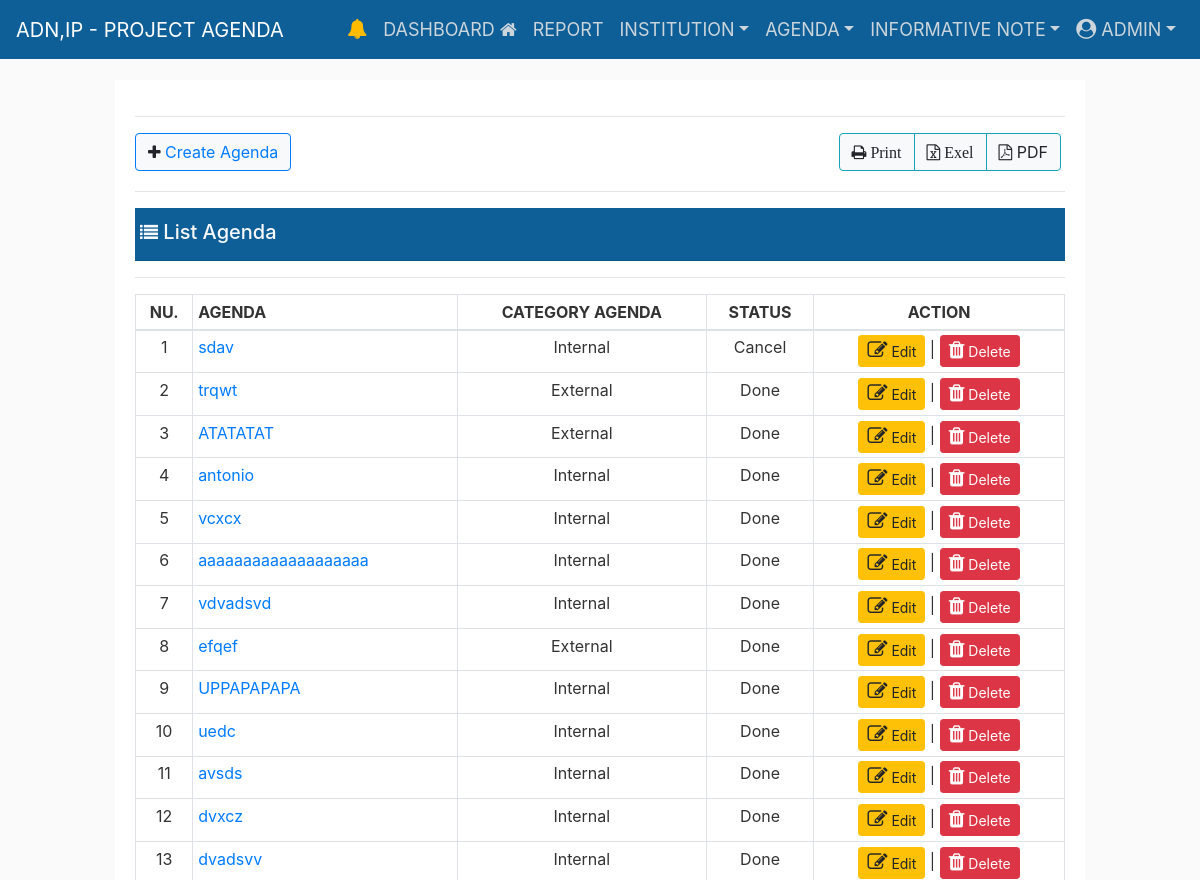
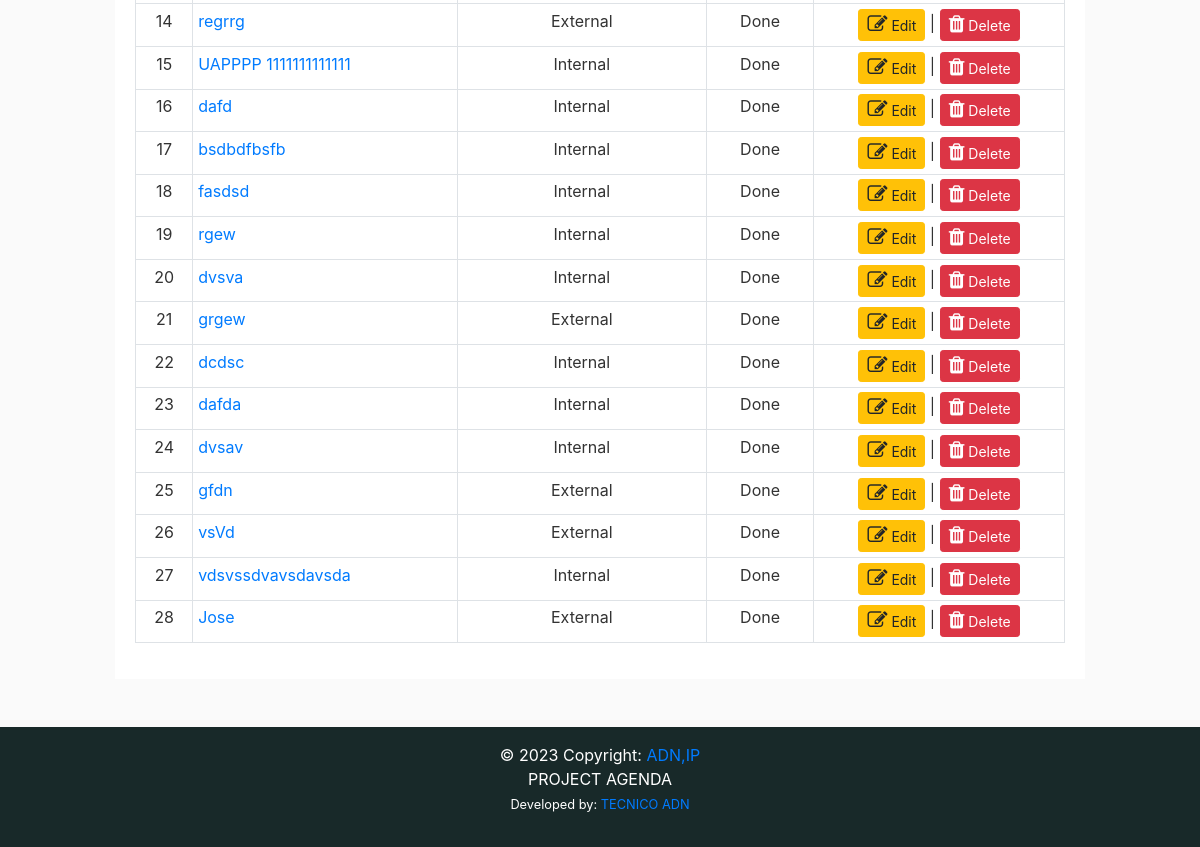
The app's page /agenda/ (signed in), older data (2 pictures, top to bottom).
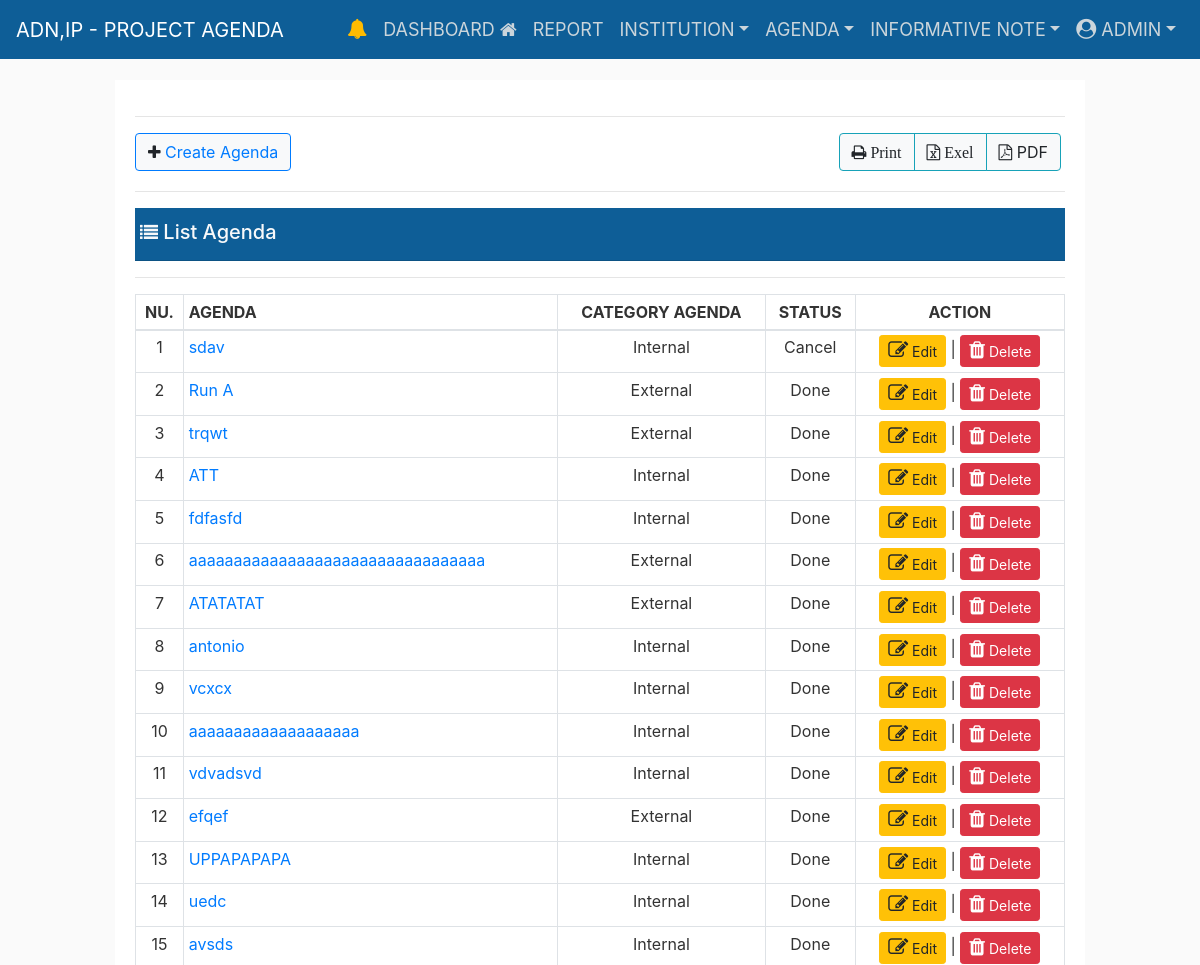
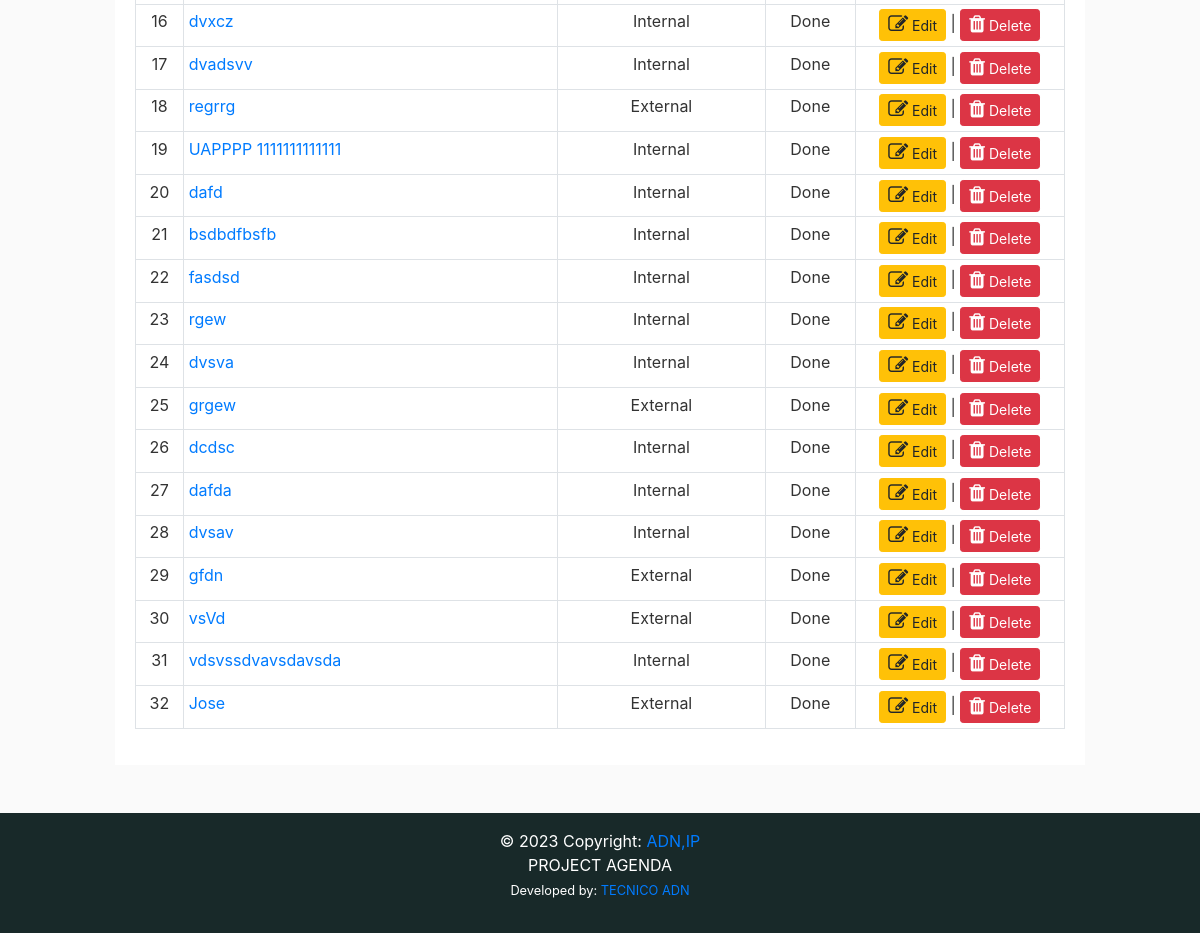
The same page, newer data (2 pictures, top to bottom).
### eventapps/authentication/models.py (models this page shows)
class User(AbstractUser):
    is_dei = models.BooleanField(default=False, verbose_name='Director')
    is_adj = models.BooleanField(default=False, verbose_name='Adjunto')
    is_uga = models.BooleanField(default=False, verbose_name='UGA')
    is_uap = models.BooleanField(default=False, verbose_name='UAP')
    is_ucvq = models.BooleanField(default=False, verbose_name='UCVQ')
    is_uedc = models.BooleanField(default=False, verbose_name='UEDC')
    is_secretary = models.BooleanField(
        default=False, verbose_name='SECRETARY')
    is_media = models.BooleanField(default=False, verbose_name='MEDIA')

### eventapps/event/models.py (models this page shows, shortened)
class Agenda(models.Model):
    user = models.ForeignKey(
        User, on_delete=models.CASCADE, related_name="agenda")
    title = models.CharField(
        max_length=255, unique=True, verbose_name='Agenda')
    title_slug = models.SlugField(
        max_length=255, null=False, unique=True, verbose_name='Title-Slug')
    catagenda = models.ForeignKey(
        CatAgenda, on_delete=models.CASCADE, related_name="agenda", verbose_name="Category Agenda")
    institution = models.ForeignKey(
        Institution, on_delete=models.CASCADE, related_name="agenda", verbose_name="Institution")
    start_time = models.DateTimeField()
    end_time = models.DateTimeField()
    location = models.CharField(max_length=255, null=False, blank=True)
    observation = models.TextField(null=False, blank=True)
    is_cancel = models.BooleanField(default=False)
    is_active = models.BooleanField(default=True)
    STATUS = (
        ('Pending', 'Pending'),
        ('Read', 'Read'),
    )
    status = models.CharField(max_length=20, choices=STATUS)
    created_at = models.DateTimeField(auto_now_add=True)
    updated_at = models.DateTimeField(auto_now=True)
    class Meta:
        verbose_name_plural = ("Agenda")
        ordering = ('-start_time', )

class CatAgenda(models.Model):
    name_category = models.CharField(
        max_length=200, unique=True, verbose_name='Category Agenda')
    class Meta:
        verbose_name_plural = ("Category Agenda")
    def __str__(self):
        return str(self.name_category)

### eventapps/event/views.py (the view)
# urls.py: path('agenda/', views.agenda_list, name='agenda_list'),
@login_required(login_url="/login/")
def agenda_list(request):
    context = {
    }
    return render(request, 'event/agenda_list.html', context)

### eventapps/templates/event/agenda_list.html (shortened to what this page needs)
{% extends "layouts/base.html" %}
{% load static %}
{% block content %}
<div class="row d-flex justify-content-center ">
    <div class="col-sm-12">
        <div class="border-info shadow-lg bg-white">
            <div class="card-body">
                <hr />
                <div class="row mr-1 mt-1">
                    <div class="col-sm-6 pb-1">
                        {% if user.is_authenticated %}
                        <button type="button" class="btn btn-light border border-primary">
                            <span class="fa fa-plus"></span><a class="text-primary" href="{% url 'agenda_add' %}"
                                role="button">
                                Create Agenda</a>
                        </button>
                        {% endif %}
                    </div>
                    <div class="col-sm-6">
                        <div class="row flex-row-reverse">
                            <div class="btn-group">
                                <button type="button" class="btn btn-light border border-info"><span
                                        class="fa fa-print"> Print</button>
                                <button type="button" class="btn btn-light border border-info"><span
                                        class="fa fa-file-excel-o"> Exel</button>
                                <button type="button" class="btn btn-light border border-info"><span
                                        class="fa fa-file-pdf-o"></span> PDF</button>
                            </div>
                        </div>
                    </div>
                </div>
                <hr />
                <div class="card-header bg-card pb-2 mt-2 d-flex justify-content-between">
                    <div class="row flex-row">
                        <h5 class="text-light"> <i class="fa fa-list" style="font-size:18px;"></i> List Agenda</h5>
                    </div>
                </div>
                <hr>
                <section id='no-more-tables'>
                    <table class="table table-bordered table-sm" id="example" width="100%" cellspacing="0">
                        <thead>
                            <tr>
                                <th class="text-center">NU.</th>
                                <th>AGENDA</th>
                                <th class="text-center">CATEGORY AGENDA</th>
                                <th class="text-center">STATUS</th>
                                <th class="text-center">ACTION</th>
                            </tr>
                        </thead>
                        <tbody>
                            {% for obj in agenda_list %}
                            <tr>
                                <td class="text-center">{{ forloop.counter }}</td>
                                {% if obj.is_cancel == False %}
                                <td data-title="Title">
                                    <a href="{% url 'concludedAgenda_list_detail' title_slug=obj.title_slug %}"
                                        class="float-left">
                                        {{obj.title }}</a>
                                </td>
                                <td class="text-center">
                                    {{obj.catagenda }}
                                </td>
                                {% if obj.start_time >= current_datetime %}
                                <td class="text-center">Upcoming</td>
                                {% elif obj.start_time <= current_datetime and obj.end_time >= current_datetime %}
                                    <td class="text-center">Running</td>
                                    {% elif obj.end_time < current_datetime %} <td class="text-center"> Done </td>
                                        {% else %}
                                        <td class="text-center">#</td>
                                        {% endif %}
                                        {% else %}
                                        <td data-title="Title">
                                            <a href="{% url 'concludedAgenda_list_detail' title_slug=obj.title_slug %}"
                                                class="float-left">
                                                {{obj.title }}</a>
                                        </td>
                                        <td class="text-center">
                                            {{obj.catagenda }}
                                        </td>
                                        <td class="text-center">Cancel</td>
                                        {% endif %}
                                        <td data-title="End Time" class="text-center"">
                                        <a href=" {% url 'agenda_edit' pk=obj.id %}" data-toggle="tooltip" title="Edit"
                                            class="btn btn-sm btn-warning"><i class='fa fa-edit'
                                                style='font-size:20px'></i> Edit</a>
                                            {% if user.is_authenticated %}
                                            {% if user.groups.all.0.name == 'admin' %} |
                                            <a href="{% url 'agenda_delete' pk=obj.id %}" data-toggle="tooltip"
                                                title="Delete" class="btn btn-sm btn-danger"
                                                onclick="return confirm(' Are you ready to delete?')"><i
                                                    class='fa fa-trash' style='font-size:20px'></i> Delete</a>
                                        </td>
                                        {% endif %}
                                        {% endif %}
                            </tr>
                            {% endfor %}
                        </tbody>
                    </table>
                </section>
            </div>
        </div>
    </div>
</div>
{% endblock %}

### eventapps/templates/layouts/base.html (shortened to what this page needs)
{% load static %}
<!DOCTYPE html>
<html lang="en">
<head>
    <link rel="stylesheet" href="{% static 'main/css/bootstrap.min.css' %}">
    <link rel="stylesheet" href="{% static 'main/font-awesome/css/font-awesome.min.css' %}">
    <link href="{% static 'main/css/main.css' %}" rel="stylesheet">
</head>
<body>
    {% include 'includes/navigation.html' %}
    <main role="main" class="container-fluid">
        <div class="row d-flex justify-content-center">
            <div class="col-md-10">
                {% block content %}
                {% endblock %}
            </div>
        </div>
    </main>
    <footer class="page-footer font-small bg-footer mt-5">
        <div class="footer-copyright text-center py-3">© 2023 Copyright:
            <a href="http://adn.gov.tl"> ADN,IP</a>
            <p>PROJECT AGENDA
                <br /><small>
                    Developed by:
                    <a href="#" target="_blank">TECNICO ADN</a>
                </small>
            </p>
        </div>
    </footer>
    <link href="{% static 'main/datatables/css/dataTables.bootstrap4.min.css' %}" rel="stylesheet" type="text/css" />
</body>
</html>

### eventapps/templates/includes/navigation.html (shortened to what this page needs)
{% load static %}
<header class="site-header fixed-top">
    <nav class="navbar navbar-expand-md navbar-dark bg-card">
        <a class="navbar-brand ps-2" href="{%url 'home' %}">
            ADN,IP - PROJECT AGENDA </a>
        {% if user.is_authenticated %}
        <div class="collapse navbar-collapse" id="navbarsExampleDefault">
            <ul class="navbar-nav ml-auto">
                {% if pending_upcoming.count != 0 %}
                <li class="nav-item"><a class="nav-link" href="{% url 'upcomingAgenda_read' %}">
                        <i class='fa fa-bell' style='font-size:20px; color:rgb(255, 187, 0)'></i>
                        {% if pending_upcoming.count != 0 %}
                        <span class="ag">{{ pending_upcoming.count }}</span>
                        {% endif %}
                    </a>
                </li>
                {% else %}
                <li class="nav-item"><a class="nav-link" href="#">
                        <i class='fa fa-bell' style='font-size:20px; color:rgb(255, 187, 0)'></i>
                    </a>
                </li>
                {% endif %}
                <li class="nav-item"><a class="nav-link" href="{% url 'home' %}">DASHBOARD <i
                            class="fa fa-home"></i></a>
                </li>
                <li class="nav-item"><a class="nav-link" href="#">REPORT </a>
                </li>
                {% if user.groups.all.0.name == 'admin' %}
                <li class="nav-item dropdown">
                    <a class="nav-link dropdown-toggle" href="#" id="profile" data-toggle="dropdown"
                        aria-haspopup="true" aria-expanded="false">INSTITUTION</a>
                </li>
                <li class="nav-item dropdown">
                    <a class="nav-link dropdown-toggle" href="#" id="profile" data-toggle="dropdown"
                        aria-haspopup="true" aria-expanded="false">AGENDA</a>
                </li>
                <li class="nav-item dropdown">
                    <a class="nav-link dropdown-toggle" href="#" id="profile" data-toggle="dropdown"
                        aria-haspopup="true" aria-expanded="false">INFORMATIVE NOTE</a>
                </li>
                {% endif %}
                <li class="nav-item dropdown">
                    <a class="nav-link dropdown-toggle" href="#" id="profile" data-toggle="dropdown"
                        aria-haspopup="true" aria-expanded="false"> <i class='fa fa-user-circle'
                            style='font-size:20px'></i> {{ request.user.username|upper }}</a>
                </li>
            </ul>
        </div>
        {% endif %}
    </nav>
</header>

### eventapps/static/main/css/main.css (style rules this page uses)
body { background: #fafafa; color: #333333; margin-top: 5rem; }
h1, h2, h3, h4, h5, h6 { color: #444444; }
.bg-card { background-color: #0e5e97; color: white; font-size: large; }
.site-header .navbar-nav { color: #cbd5db; }
.site-header .navbar-nav .nav-link { color: #cbd5db; padding-right: .5rem !important; padding-left: .5rem !important; }
.bg-footer { background-color: #182929; color: white; }

Row changes from the older to the newer data that the page shows:
added Agenda: title "Run A", catagenda "External", shows "Done"
added Agenda: title "ATT", catagenda "Internal", shows "Done"
added Agenda: title "fdfasfd", catagenda "Internal", shows "Done"
added Agenda: title "aaaaaaaaaaaaaaaaaaaaaaaaaaaaaaaaa", catagenda "External", shows "Done"
